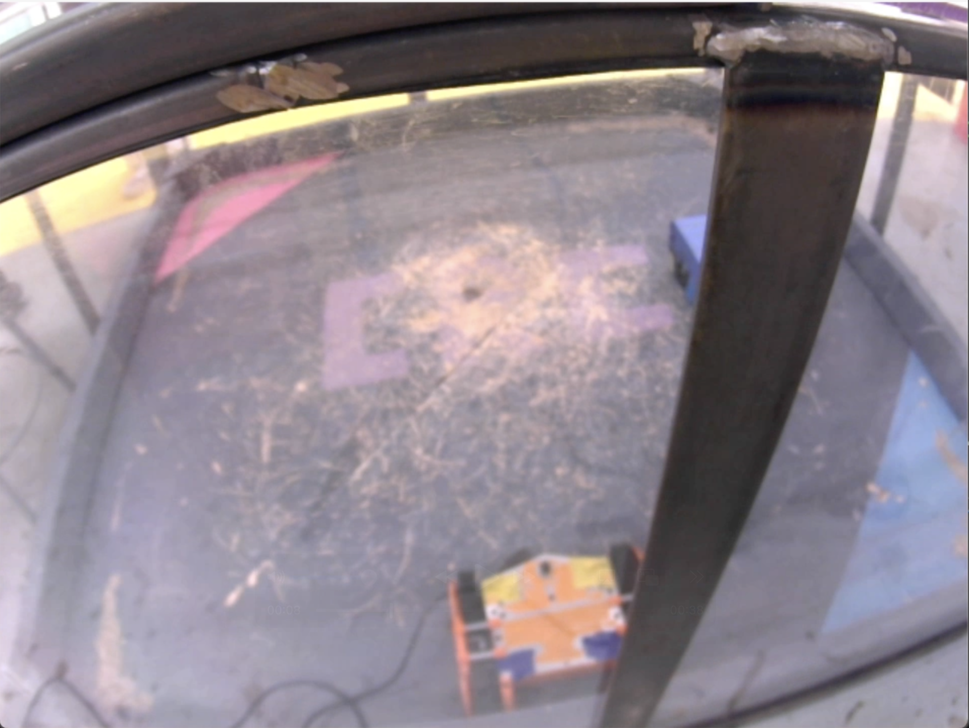
#> input picture camera_test/cam.png, 969 x 728 px, shrunk from 1920 x 1442 before the run
$ python undistort.py   (older library calls are emulated)
#> lines starting #> are read from the running program, lines starting #| are printed output that depends on the picture
import cv2
import numpy as np
import time

def prepare_undistortion_maps(image_width, image_height):
    """Pre-compute the undistortion maps once"""
    # Estimate camera matrix
    focal_length = image_width / 2.1
    camera_matrix = np.array(
        [[focal_length, 0, image_width / 2],
         [0, focal_length, image_height / 2],
         [0, 0, 1]], dtype=np.float32)

    # Estimate distortion coefficients
    dist_coeffs = np.array([0.1, 0.01, 0.01, 0.01], dtype=np.float32)

    # Generate new camera matrix
    new_camera_matrix = cv2.fisheye.estimateNewCameraMatrixForUndistortRectify(
        camera_matrix, dist_coeffs, (image_width, image_height), np.eye(3))

    # Create maps for undistortion
    map1, map2 = cv2.fisheye.initUndistortRectifyMap(
        camera_matrix, dist_coeffs, np.eye(3), new_camera_matrix,
        (image_width, image_height), cv2.CV_16SC2)

    return map1, map2

def undistort_image(image, map1, map2):
    """Apply pre-computed maps to undistort an image"""
    return cv2.remap(image, map1, map2, interpolation=cv2.INTER_LINEAR)

# Demo usage
if __name__ == "__main__":
    # Load image
    img = cv2.imread('cam.png')
#> img is the input picture: shape (728, 969, 3); mean B, G, R 139.3, 131.6, 141.3
    h, w = img.shape[:2]
#> h = 728; w = 969

    # Save maps to file for future use
    # map1 = np.load('map1.npy')
    # map2 = np.load('map2.npy')

    #save new map
    map1,map2 = prepare_undistortion_maps(w,h)
    np.save("700xmap1.npy",map1)
    np.save("700xmap2.npy",map2)


    # Actual undistortion time
    start_undistort = time.time()
    undistorted_img = undistort_image(img, map1, map2)
#> in undistort_image, `return cv2.remap(image, map1, map2, interpolation=cv2.INTER_LINEAR)`:
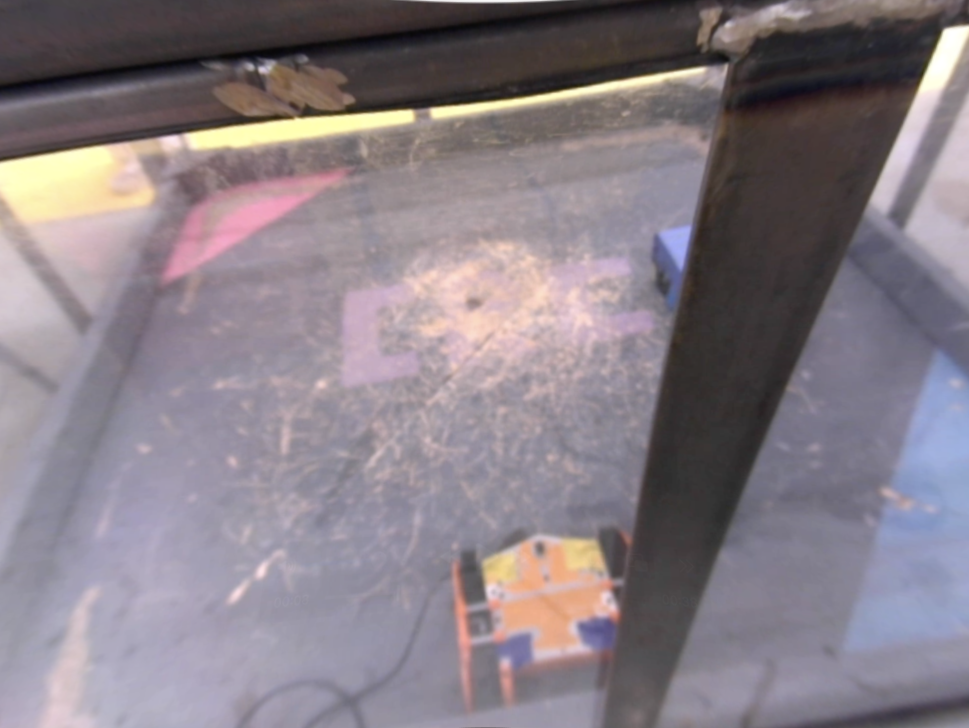
#> returned value: shape (728, 969, 3); mean of channels 0, 1, 2 134.2, 126.5, 135.9; drawn as B, G, R
    end_undistort = time.time()
    print(f"Undistortion time: {end_undistort - start_undistort:.4f} seconds")

    # Save result
    cv2.imwrite('undistorted.jpg', undistorted_img)

    # For batch processing many images
    print("\nBatch processing example:")
    for i in range(10):
        # In real usage, yovu would load different images here
        img = cv2.imread("cam.png")
        undistorted = undistort_image(img, map1, map2)
    cv2.imshow("warped new", undistorted)
    cv2.waitKey(0)
